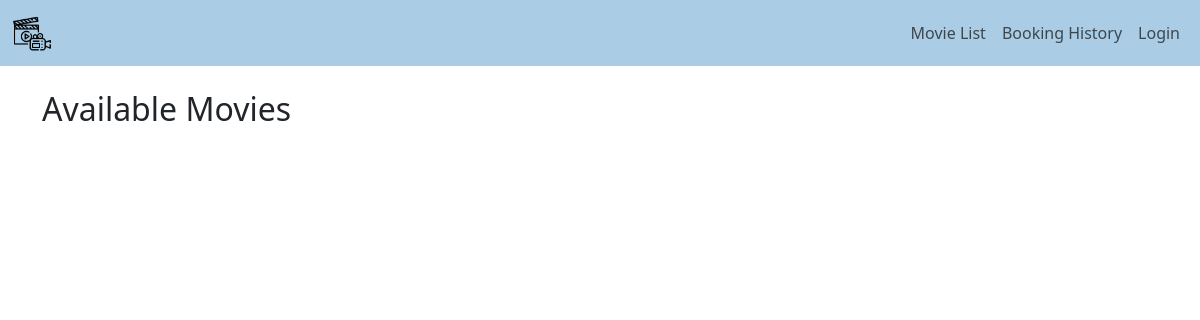
The app's page /, older data.
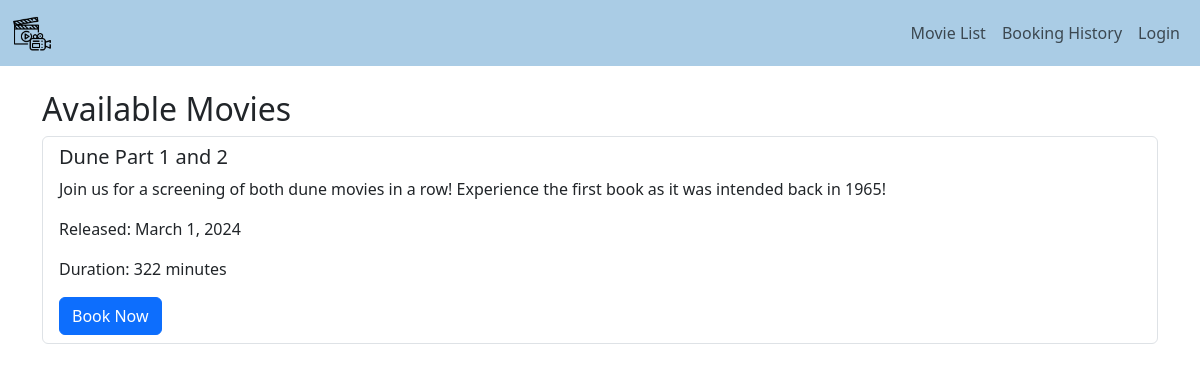
The same page, newer data.
### bookings/models.py (models this page shows, shortened)
class Movie(models.Model):
    title = models.CharField(max_length = 255)
    description = models.TextField()
    release_date = models.DateField()
    duration = models.PositiveIntegerField(help_text="Duration of movie in minutes")

### bookings/views.py (the view)
# urls.py: path('', views.movie_list, name='movie_list'),
def movie_list(request):
    movies = Movie.objects.all()
    return render(request, 'bookings/movie_list.html', {'movies': movies})

### bookings/templates/bookings/movie_list.html (shortened to what this page needs)
{% extends 'bookings/base.html' %}
{% block content %}
<h2>Available Movies</h2>
<ul class='list-group'>
    {% for movie in movies %}
        <li class='list-group-item'>
            <h5>{{movie.title}}</h5>
            <p>{{movie.description}}</p>
            <p>Released: {{movie.release_date}}</p>
            <p>Duration: {{movie.duration}} minutes</p>
            <a href="{% url 'book_seat' movie.id %}" class="btn btn-primary">Book Now</a>
        </li>
    {% endfor %}
</ul>
{% endblock %}

Row changes from the older to the newer data that the page shows:
added Movie: title "Dune Part 1 and 2", description "Join us for a screening of both dune movies in a row! Experience the first book as it was intended back in 1965!", release_date "March 1, 2024", duration "322"
